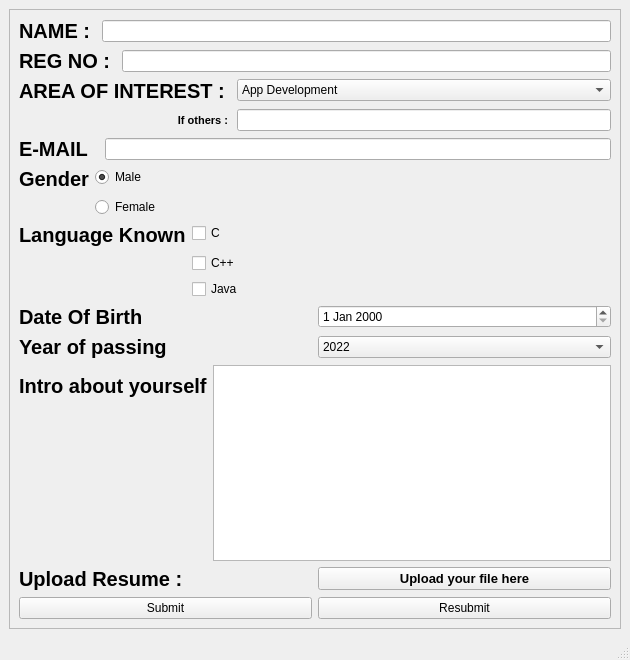
<?xml version="1.0" encoding="UTF-8"?>
<ui version="4.0">
 <class>MainWindow</class>
 <widget class="QMainWindow" name="MainWindow">
  <property name="geometry">
   <rect>
    <x>0</x>
    <y>0</y>
    <width>630</width>
    <height>660</height>
   </rect>
  </property>
  <property name="windowTitle">
   <string>MainWindow</string>
  </property>
  <property name="iconSize">
   <size>
    <width>30</width>
    <height>30</height>
   </size>
  </property>
  <widget class="QWidget" name="centralwidget">
   <layout class="QVBoxLayout" name="verticalLayout">
    <item>
     <widget class="QFrame" name="frame">
      <property name="frameShape">
       <enum>QFrame::StyledPanel</enum>
      </property>
      <property name="frameShadow">
       <enum>QFrame::Raised</enum>
      </property>
      <layout class="QVBoxLayout" name="verticalLayout_2">
       <item>
        <layout class="QGridLayout" name="gridLayout">
         <item row="0" column="0">
          <layout class="QHBoxLayout" name="horizontalLayout_2">
           <item>
            <widget class="QLabel" name="label">
             <property name="sizeIncrement">
              <size>
               <width>0</width>
               <height>0</height>
              </size>
             </property>
             <property name="font">
              <font>
               <pointsize>15</pointsize>
               <weight>75</weight>
               <bold>true</bold>
              </font>
             </property>
             <property name="text">
              <string>NAME : </string>
             </property>
             <property name="scaledContents">
              <bool>true</bool>
             </property>
            </widget>
           </item>
           <item>
            <widget class="QLineEdit" name="lineEdit"/>
           </item>
          </layout>
         </item>
         <item row="3" column="0">
          <layout class="QHBoxLayout" name="horizontalLayout">
           <item>
            <widget class="QLabel" name="label_8">
             <property name="font">
              <font>
               <pointsize>15</pointsize>
               <weight>75</weight>
               <bold>true</bold>
              </font>
             </property>
             <property name="text">
              <string>E-MAIL  </string>
             </property>
            </widget>
           </item>
           <item>
            <widget class="QLineEdit" name="lineEdit_3"/>
           </item>
          </layout>
         </item>
         <item row="7" column="0">
          <layout class="QHBoxLayout" name="horizontalLayout_5">
           <item>
            <widget class="QLabel" name="label_6">
             <property name="font">
              <font>
               <pointsize>15</pointsize>
               <weight>75</weight>
               <bold>true</bold>
              </font>
             </property>
             <property name="text">
              <string>Year of passing</string>
             </property>
            </widget>
           </item>
           <item>
            <widget class="QComboBox" name="comboBox">
             <item>
              <property name="text">
               <string>2022</string>
              </property>
             </item>
             <item>
              <property name="text">
               <string>2021</string>
              </property>
             </item>
             <item>
              <property name="text">
               <string>2020</string>
              </property>
             </item>
             <item>
              <property name="text">
               <string>2019</string>
              </property>
             </item>
            </widget>
           </item>
          </layout>
         </item>
         <item row="8" column="0">
          <layout class="QFormLayout" name="formLayout_3">
           <item row="0" column="0">
            <widget class="QLabel" name="label_7">
             <property name="font">
              <font>
               <pointsize>15</pointsize>
               <weight>75</weight>
               <bold>true</bold>
              </font>
             </property>
             <property name="text">
              <string>Intro about yourself</string>
             </property>
            </widget>
           </item>
           <item row="0" column="1">
            <widget class="QPlainTextEdit" name="plainTextEdit">
             <property name="plainText">
              <string/>
             </property>
            </widget>
           </item>
          </layout>
         </item>
         <item row="1" column="0">
          <layout class="QHBoxLayout" name="horizontalLayout_7">
           <item>
            <widget class="QLabel" name="label_9">
             <property name="font">
              <font>
               <pointsize>15</pointsize>
               <weight>75</weight>
               <bold>true</bold>
              </font>
             </property>
             <property name="text">
              <string>REG NO : </string>
             </property>
            </widget>
           </item>
           <item>
            <widget class="QLineEdit" name="lineEdit_4"/>
           </item>
          </layout>
         </item>
         <item row="2" column="0">
          <layout class="QFormLayout" name="formLayout_4">
           <property name="labelAlignment">
            <set>Qt::AlignRight|Qt::AlignTrailing|Qt::AlignVCenter</set>
           </property>
           <item row="0" column="0">
            <widget class="QLabel" name="label_2">
             <property name="font">
              <font>
               <pointsize>15</pointsize>
               <weight>75</weight>
               <bold>true</bold>
              </font>
             </property>
             <property name="text">
              <string>AREA OF INTEREST : </string>
             </property>
            </widget>
           </item>
           <item row="0" column="1">
            <widget class="QComboBox" name="comboBox_2">
             <item>
              <property name="text">
               <string>App Development</string>
              </property>
             </item>
             <item>
              <property name="text">
               <string>Web Development</string>
              </property>
             </item>
             <item>
              <property name="text">
               <string>Desktop App Development</string>
              </property>
             </item>
             <item>
              <property name="text">
               <string>Networking</string>
              </property>
             </item>
             <item>
              <property name="text">
               <string>Database Design</string>
              </property>
             </item>
             <item>
              <property name="text">
               <string>Testing</string>
              </property>
             </item>
             <item>
              <property name="text">
               <string>Others</string>
              </property>
             </item>
            </widget>
           </item>
           <item row="1" column="1">
            <widget class="QLineEdit" name="lineEdit_2"/>
           </item>
           <item row="1" column="0">
            <widget class="QLabel" name="label_10">
             <property name="font">
              <font>
               <pointsize>8</pointsize>
               <weight>75</weight>
               <bold>true</bold>
              </font>
             </property>
             <property name="text">
              <string>If others : </string>
             </property>
             <property name="alignment">
              <set>Qt::AlignRight|Qt::AlignTrailing|Qt::AlignVCenter</set>
             </property>
            </widget>
           </item>
          </layout>
         </item>
         <item row="4" column="0">
          <layout class="QFormLayout" name="formLayout">
           <item row="0" column="0">
            <widget class="QLabel" name="label_3">
             <property name="font">
              <font>
               <pointsize>15</pointsize>
               <weight>75</weight>
               <bold>true</bold>
              </font>
             </property>
             <property name="text">
              <string>Gender</string>
             </property>
            </widget>
           </item>
           <item row="0" column="1">
            <widget class="QRadioButton" name="radioButton">
             <property name="text">
              <string>Male</string>
             </property>
             <property name="checked">
              <bool>true</bool>
             </property>
            </widget>
           </item>
           <item row="1" column="1">
            <widget class="QRadioButton" name="radioButton_2">
             <property name="text">
              <string>Female</string>
             </property>
             <property name="checked">
              <bool>false</bool>
             </property>
            </widget>
           </item>
          </layout>
         </item>
         <item row="9" column="0">
          <layout class="QHBoxLayout" name="horizontalLayout_8">
           <item>
            <widget class="QLabel" name="label_11">
             <property name="font">
              <font>
               <pointsize>15</pointsize>
               <weight>75</weight>
               <bold>true</bold>
              </font>
             </property>
             <property name="text">
              <string>Upload Resume : </string>
             </property>
            </widget>
           </item>
           <item>
            <widget class="QPushButton" name="pushButton_3">
             <property name="font">
              <font>
               <pointsize>10</pointsize>
               <weight>75</weight>
               <bold>true</bold>
              </font>
             </property>
             <property name="text">
              <string>Upload your file here</string>
             </property>
            </widget>
           </item>
          </layout>
         </item>
         <item row="5" column="0">
          <layout class="QFormLayout" name="formLayout_2">
           <item row="0" column="1">
            <widget class="QCheckBox" name="checkBox">
             <property name="text">
              <string>C</string>
             </property>
            </widget>
           </item>
           <item row="1" column="1">
            <widget class="QCheckBox" name="checkBox_2">
             <property name="text">
              <string>C++</string>
             </property>
            </widget>
           </item>
           <item row="2" column="1">
            <widget class="QCheckBox" name="checkBox_3">
             <property name="text">
              <string>Java</string>
             </property>
            </widget>
           </item>
           <item row="0" column="0">
            <widget class="QLabel" name="label_4">
             <property name="font">
              <font>
               <pointsize>15</pointsize>
               <weight>75</weight>
               <bold>true</bold>
              </font>
             </property>
             <property name="text">
              <string>Language Known</string>
             </property>
            </widget>
           </item>
          </layout>
         </item>
         <item row="6" column="0">
          <layout class="QHBoxLayout" name="horizontalLayout_4">
           <item>
            <widget class="QLabel" name="label_5">
             <property name="font">
              <font>
               <pointsize>15</pointsize>
               <weight>75</weight>
               <bold>true</bold>
              </font>
             </property>
             <property name="text">
              <string>Date Of Birth</string>
             </property>
            </widget>
           </item>
           <item>
            <widget class="QDateEdit" name="dateEdit"/>
           </item>
          </layout>
         </item>
         <item row="10" column="0">
          <layout class="QHBoxLayout" name="horizontalLayout_6">
           <item>
            <widget class="QPushButton" name="pushButton">
             <property name="text">
              <string>Submit</string>
             </property>
            </widget>
           </item>
           <item>
            <widget class="QPushButton" name="pushButton_2">
             <property name="text">
              <string>Resubmit</string>
             </property>
            </widget>
           </item>
          </layout>
         </item>
        </layout>
       </item>
      </layout>
     </widget>
    </item>
   </layout>
  </widget>
  <widget class="QMenuBar" name="menubar">
   <property name="geometry">
    <rect>
     <x>0</x>
     <y>0</y>
     <width>630</width>
     <height>26</height>
    </rect>
   </property>
  </widget>
  <widget class="QStatusBar" name="statusbar"/>
 </widget>
 <resources/>
 <connections/>
</ui>
